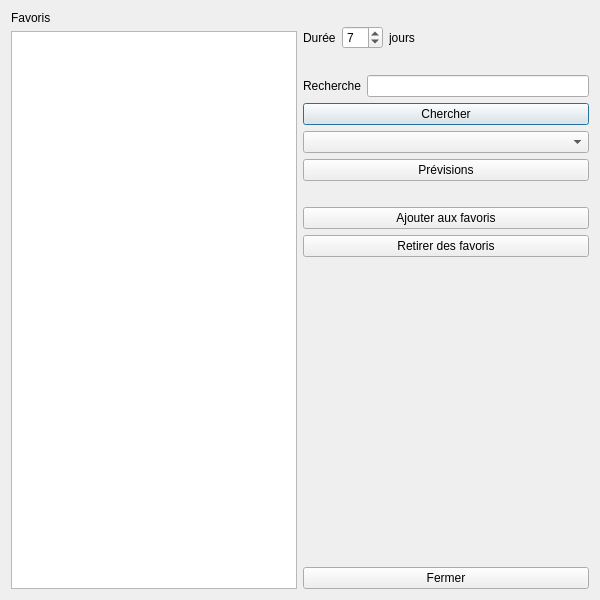
<?xml version="1.0" encoding="UTF-8"?>
<ui version="4.0">
 <class>Dialog</class>
 <widget class="QDialog" name="Dialog">
  <property name="geometry">
   <rect>
    <x>0</x>
    <y>0</y>
    <width>600</width>
    <height>600</height>
   </rect>
  </property>
  <property name="minimumSize">
   <size>
    <width>600</width>
    <height>400</height>
   </size>
  </property>
  <property name="maximumSize">
   <size>
    <width>600</width>
    <height>700</height>
   </size>
  </property>
  <property name="windowTitle">
   <string>Dialog</string>
  </property>
  <layout class="QGridLayout" name="gridLayout">
   <item row="0" column="0">
    <layout class="QHBoxLayout" name="horizontalLayout_2">
     <item>
      <layout class="QVBoxLayout" name="verticalLayout">
       <item>
        <widget class="QLabel" name="label">
         <property name="text">
          <string>Favoris</string>
         </property>
        </widget>
       </item>
       <item>
        <widget class="QListWidget" name="listFav"/>
       </item>
      </layout>
     </item>
     <item>
      <layout class="QVBoxLayout" name="verticalLayout_2">
       <item>
        <spacer name="verticalSpacer_4">
         <property name="orientation">
          <enum>Qt::Orientation::Vertical</enum>
         </property>
         <property name="sizeType">
          <enum>QSizePolicy::Policy::Fixed</enum>
         </property>
         <property name="sizeHint" stdset="0">
          <size>
           <width>20</width>
           <height>15</height>
          </size>
         </property>
        </spacer>
       </item>
       <item>
        <layout class="QHBoxLayout" name="horizontalLayout">
         <item>
          <widget class="QLabel" name="label_2">
           <property name="text">
            <string>Durée</string>
           </property>
          </widget>
         </item>
         <item>
          <widget class="QSpinBox" name="spnDuree">
           <property name="minimum">
            <number>2</number>
           </property>
           <property name="maximum">
            <number>15</number>
           </property>
           <property name="value">
            <number>7</number>
           </property>
          </widget>
         </item>
         <item>
          <widget class="QLabel" name="label_3">
           <property name="text">
            <string>jours</string>
           </property>
          </widget>
         </item>
         <item>
          <spacer name="horizontalSpacer">
           <property name="orientation">
            <enum>Qt::Orientation::Horizontal</enum>
           </property>
           <property name="sizeHint" stdset="0">
            <size>
             <width>40</width>
             <height>20</height>
            </size>
           </property>
          </spacer>
         </item>
        </layout>
       </item>
       <item>
        <spacer name="verticalSpacer_2">
         <property name="orientation">
          <enum>Qt::Orientation::Vertical</enum>
         </property>
         <property name="sizeType">
          <enum>QSizePolicy::Policy::Fixed</enum>
         </property>
         <property name="sizeHint" stdset="0">
          <size>
           <width>20</width>
           <height>20</height>
          </size>
         </property>
        </spacer>
       </item>
       <item>
        <layout class="QFormLayout" name="formLayout">
         <item row="0" column="0">
          <widget class="QLabel" name="label_4">
           <property name="text">
            <string>Recherche</string>
           </property>
          </widget>
         </item>
         <item row="0" column="1">
          <widget class="QLineEdit" name="lineLoc"/>
         </item>
        </layout>
       </item>
       <item>
        <widget class="QPushButton" name="btnSearch">
         <property name="text">
          <string>Chercher</string>
         </property>
        </widget>
       </item>
       <item>
        <widget class="QComboBox" name="comboSearch"/>
       </item>
       <item>
        <widget class="QPushButton" name="btnOkSearch">
         <property name="text">
          <string>Prévisions</string>
         </property>
        </widget>
       </item>
       <item>
        <spacer name="verticalSpacer_3">
         <property name="orientation">
          <enum>Qt::Orientation::Vertical</enum>
         </property>
         <property name="sizeType">
          <enum>QSizePolicy::Policy::Fixed</enum>
         </property>
         <property name="sizeHint" stdset="0">
          <size>
           <width>20</width>
           <height>20</height>
          </size>
         </property>
        </spacer>
       </item>
       <item>
        <widget class="QPushButton" name="btnAddFav">
         <property name="text">
          <string>Ajouter aux favoris</string>
         </property>
        </widget>
       </item>
       <item>
        <widget class="QPushButton" name="btnRemoveFav">
         <property name="text">
          <string>Retirer des favoris</string>
         </property>
        </widget>
       </item>
       <item>
        <spacer name="verticalSpacer">
         <property name="orientation">
          <enum>Qt::Orientation::Vertical</enum>
         </property>
         <property name="sizeHint" stdset="0">
          <size>
           <width>20</width>
           <height>40</height>
          </size>
         </property>
        </spacer>
       </item>
       <item>
        <widget class="QPushButton" name="btnClose">
         <property name="text">
          <string>Fermer</string>
         </property>
        </widget>
       </item>
      </layout>
     </item>
    </layout>
   </item>
  </layout>
 </widget>
 <resources/>
 <connections/>
</ui>
